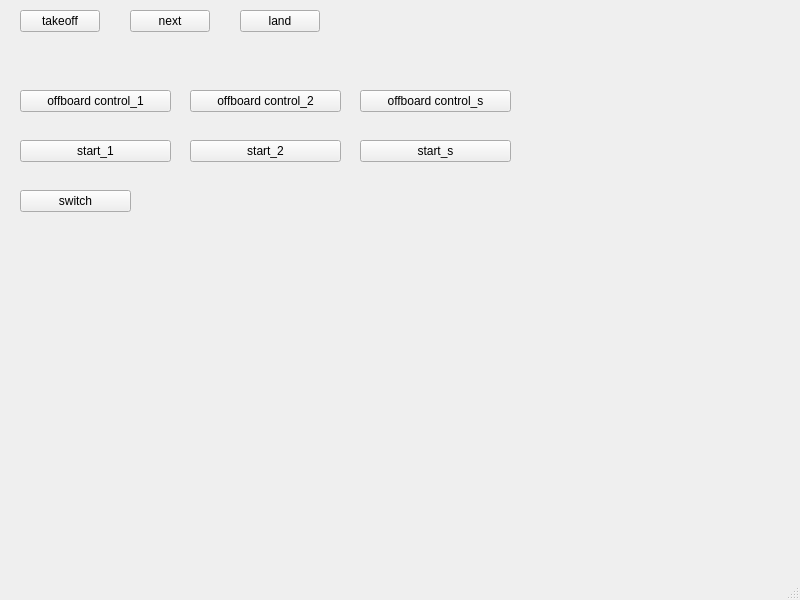
<?xml version="1.0" encoding="UTF-8"?>
<ui version="4.0">
 <class>rc_control</class>
 <widget class="QMainWindow" name="rc_control">
  <property name="geometry">
   <rect>
    <x>0</x>
    <y>0</y>
    <width>800</width>
    <height>600</height>
   </rect>
  </property>
  <property name="windowTitle">
   <string>MainWindow</string>
  </property>
  <widget class="QWidget" name="centralwidget">
   <widget class="QPushButton" name="takeoff_button">
    <property name="geometry">
     <rect>
      <x>20</x>
      <y>10</y>
      <width>80</width>
      <height>22</height>
     </rect>
    </property>
    <property name="text">
     <string>takeoff</string>
    </property>
   </widget>
   <widget class="QPushButton" name="next_button">
    <property name="geometry">
     <rect>
      <x>130</x>
      <y>10</y>
      <width>80</width>
      <height>22</height>
     </rect>
    </property>
    <property name="text">
     <string>next</string>
    </property>
   </widget>
   <widget class="QPushButton" name="land_button">
    <property name="geometry">
     <rect>
      <x>240</x>
      <y>10</y>
      <width>80</width>
      <height>22</height>
     </rect>
    </property>
    <property name="text">
     <string>land</string>
    </property>
   </widget>
   <widget class="QPushButton" name="offboard_control_button_1">
    <property name="geometry">
     <rect>
      <x>20</x>
      <y>90</y>
      <width>151</width>
      <height>22</height>
     </rect>
    </property>
    <property name="text">
     <string>offboard control_1</string>
    </property>
   </widget>
   <widget class="QPushButton" name="start_button_1">
    <property name="geometry">
     <rect>
      <x>20</x>
      <y>140</y>
      <width>151</width>
      <height>22</height>
     </rect>
    </property>
    <property name="text">
     <string>start_1</string>
    </property>
   </widget>
   <widget class="QPushButton" name="switch_button">
    <property name="geometry">
     <rect>
      <x>20</x>
      <y>190</y>
      <width>111</width>
      <height>22</height>
     </rect>
    </property>
    <property name="text">
     <string>switch</string>
    </property>
   </widget>
   <widget class="QPushButton" name="offboard_control_button_2">
    <property name="geometry">
     <rect>
      <x>190</x>
      <y>90</y>
      <width>151</width>
      <height>22</height>
     </rect>
    </property>
    <property name="text">
     <string>offboard control_2</string>
    </property>
   </widget>
   <widget class="QPushButton" name="start_button_2">
    <property name="geometry">
     <rect>
      <x>190</x>
      <y>140</y>
      <width>151</width>
      <height>22</height>
     </rect>
    </property>
    <property name="text">
     <string>start_2</string>
    </property>
   </widget>
   <widget class="QPushButton" name="offboard_control_button_s">
    <property name="geometry">
     <rect>
      <x>360</x>
      <y>90</y>
      <width>151</width>
      <height>22</height>
     </rect>
    </property>
    <property name="text">
     <string>offboard control_s</string>
    </property>
   </widget>
   <widget class="QPushButton" name="start_button_s">
    <property name="geometry">
     <rect>
      <x>360</x>
      <y>140</y>
      <width>151</width>
      <height>22</height>
     </rect>
    </property>
    <property name="text">
     <string>start_s</string>
    </property>
   </widget>
   <zorder>land_button</zorder>
   <zorder>takeoff_button</zorder>
   <zorder>next_button</zorder>
   <zorder>offboard_control_button_1</zorder>
   <zorder>start_button_1</zorder>
   <zorder>switch_button</zorder>
   <zorder>offboard_control_button_2</zorder>
   <zorder>start_button_2</zorder>
   <zorder>offboard_control_button_s</zorder>
   <zorder>start_button_s</zorder>
  </widget>
  <widget class="QMenuBar" name="menubar">
   <property name="geometry">
    <rect>
     <x>0</x>
     <y>0</y>
     <width>800</width>
     <height>19</height>
    </rect>
   </property>
  </widget>
  <widget class="QStatusBar" name="statusbar"/>
 </widget>
 <resources/>
 <connections/>
</ui>
